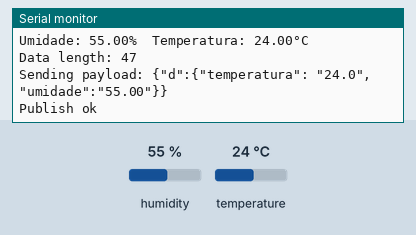
Bench run of a sketch on a simulated ESP8266 (NodeMCU). Shown: the last lines printed to the serial monitor. The inputs (shaded band) are chosen by the test bench; at power-on: humidity 55 %, temperature 24 °C. WiFi joins after 1.5 s; servers stay silent unless stated; no MQTT or app messages arrive unless stated.

Above: at 2.7 s.
2.8 s: humidity set to 22 %
At 11.1 s:
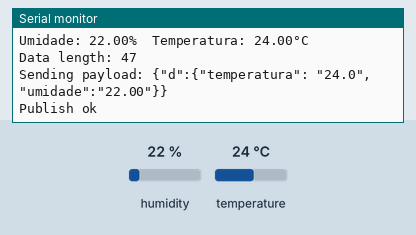
11.3 s: temperature set to 12 °C
At 19.0 s:
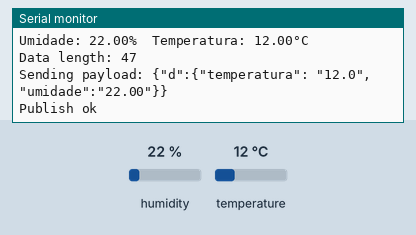
19.8 s: humidity set to 40 %
At 27.4 s:
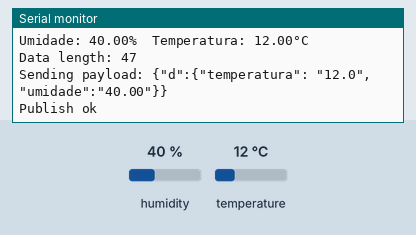
Timing chart, 0 to 28.9 s (numbered marks = the images above; inputs shaded):
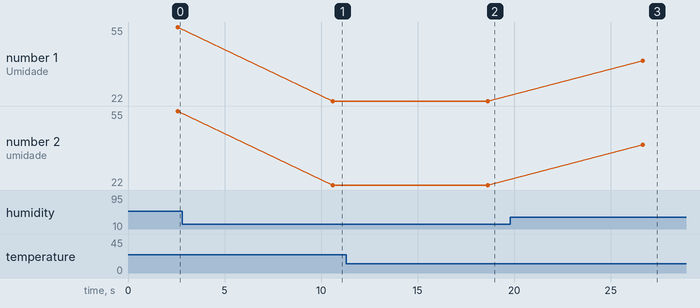

The sketch:

nodeMcuDhtIoT.ino
```cpp
/*
   02/03/2021
   Jose Maria Cesario Jr
   Exemplo IBM Watson IoT Platform
   Hardware: new NodeMCU AMICA + DHT11

   Logica:
   1. efetua conexao com a rede WiFi e cria cliente MQTT
   2. obtem as grandezas de temperatura, umidade do sensor DHT11
   3. conecta no servico IBM Watson IoT Platform
   4. publica a JSON string para o topico

   referencias Bluemix e IoTF:
   Author: Ant Elder
   https://developer.ibm.com/recipes/tutorials/connect-an-esp8266-with-the-arduino-sdk-to-the-ibm-iot-foundation/

   referencias conversao float para string
   http://www.hobbytronics.co.uk/arduino-float-vars
   http://forum.carriots.com/index.php/topic/61-wireless-gardening-with-arduino-cc3000-wifi-modules/page-2

*/

#include <ESP8266WiFi.h>
#include <PubSubClient.h>
#include <Wire.h>
#include "DHT.h"

//atualize SSID e senha WiFi
const char* ssid = "";
const char* password = "";

#define DHTPIN 2 // D4 PIN NODEMCU = 2
#define DHTTYPE DHT11   // DHT 11

//D4 only for Lolin board
#define LED_BUILTIN D4

//Atualize os valores de Org, device type, device id e token
#define ORG ""
#define DEVICE_TYPE ""
#define DEVICE_ID ""
#define TOKEN ""

//broker messagesight server
char server[] = ORG ".messaging.internetofthings.ibmcloud.com";
char topic[] = "iot-2/evt/status/fmt/json";
char authMethod[] = "use-token-auth";
char token[] = TOKEN;
char clientId[] = "d:" ORG ":" DEVICE_TYPE ":" DEVICE_ID;

float temperatura = 0.0;
float umidade = 0.0;

char temperaturastr[6];
char umidadestr[6];

// Initialize DHT sensor.
DHT dht(DHTPIN, DHTTYPE);

// Initialize WiFi client
WiFiClient wifiClient;

// Initialize MQTT client
PubSubClient client(server, 1883, NULL, wifiClient);

void setup() {
  Serial.begin(115200);
  Serial.println();
  Serial.println("Iniciando...");

  Serial.print("Conectando na rede WiFi "); Serial.print(ssid);
  WiFi.begin(ssid, password);
  while (WiFi.status() != WL_CONNECTED) {
    delay(500);
    Serial.print(".");
  }

  Serial.println("");
  Serial.print("[INFO] Conectado WiFi IP: ");
  Serial.println(WiFi.localIP());

  pinMode(LED_BUILTIN, OUTPUT);

  dht.begin();
}

void loop() {

  if (!!!client.connected()) {
    Serial.print("Reconnecting client to ");
    Serial.println(server);
    while (!!!client.connect(clientId, authMethod, token)) {
      Serial.print(".");
      delay(500);
    }
    Serial.println();
  }

  delay(1000);
 // Reading temperature or humidity takes about 250 milliseconds!
  // Sensor readings may also be up to 2 seconds 'old' (its a very slow sensor)
  float h = dht.readHumidity();
  // Read temperature as Celsius (the default)
  float t = dht.readTemperature();
  // Read temperature as Celsius. Fahrenheit (isFahrenheit = true)
  float f = dht.readTemperature(false);

  // Check if any reads failed and exit early (to try again).
  if (isnan(h) || isnan(t) || isnan(f)) {
    Serial.println(F("Failed to read from DHT sensor!"));
    return;
  }

  Serial.print(F("Umidade: "));
  Serial.print(h);
  Serial.print(F("%  Temperatura: "));
  Serial.print(t);
  Serial.print(F("°C "));

  dtostrf(t, 6, 0, temperaturastr);
  dtostrf(h, 6, 0, umidadestr);

  // Conversao Floats para Strings
  char TempString[32];  //  array de character temporario

  // dtostrf( [Float variable] , [Minimum SizeBeforePoint] , [sizeAfterPoint] , [WhereToStoreIt] )
  dtostrf(t, 2, 1, TempString);
  String temperaturastr =  String(TempString);

  dtostrf(h, 2, 2, TempString);
  String umidadestr =  String(TempString);

  // Prepara JSON para IOT Platform
  int length = 0;

  String payload = "{\"d\":{\"temperatura\": \"" + String(temperaturastr) + "\",\"umidade\":\"" + String(umidadestr) + "\"}}";

  length = payload.length();
  Serial.print(F("\nData length: "));
  Serial.println(length);

  Serial.print("Sending payload: ");
  Serial.println(payload);

  if (client.publish(topic, (char*) payload.c_str())) {
    Serial.println("Publish ok");
    digitalWrite(LED_BUILTIN, LOW);
    delay(1000);
    digitalWrite(LED_BUILTIN, HIGH);
    delay(1000);
  } else {
    Serial.println("Publish failed");
  }

  delay(5000);
}
```

Measured:
- after the input at 2.8 s, the serial monitor: prints a new line after 7.8 s (image 1)
- after the input at 11.3 s, the serial monitor: prints a new line after 7.3 s (image 2)
- after the input at 19.8 s, the serial monitor: prints a new line after 6.9 s (image 3)
- plotted number 1: 55 → 22 after the input at 2.8 s, 22 → 40 after the input at 19.8 s
- plotted number 2: 55 → 22 after the input at 2.8 s, 22 → 40 after the input at 19.8 s
